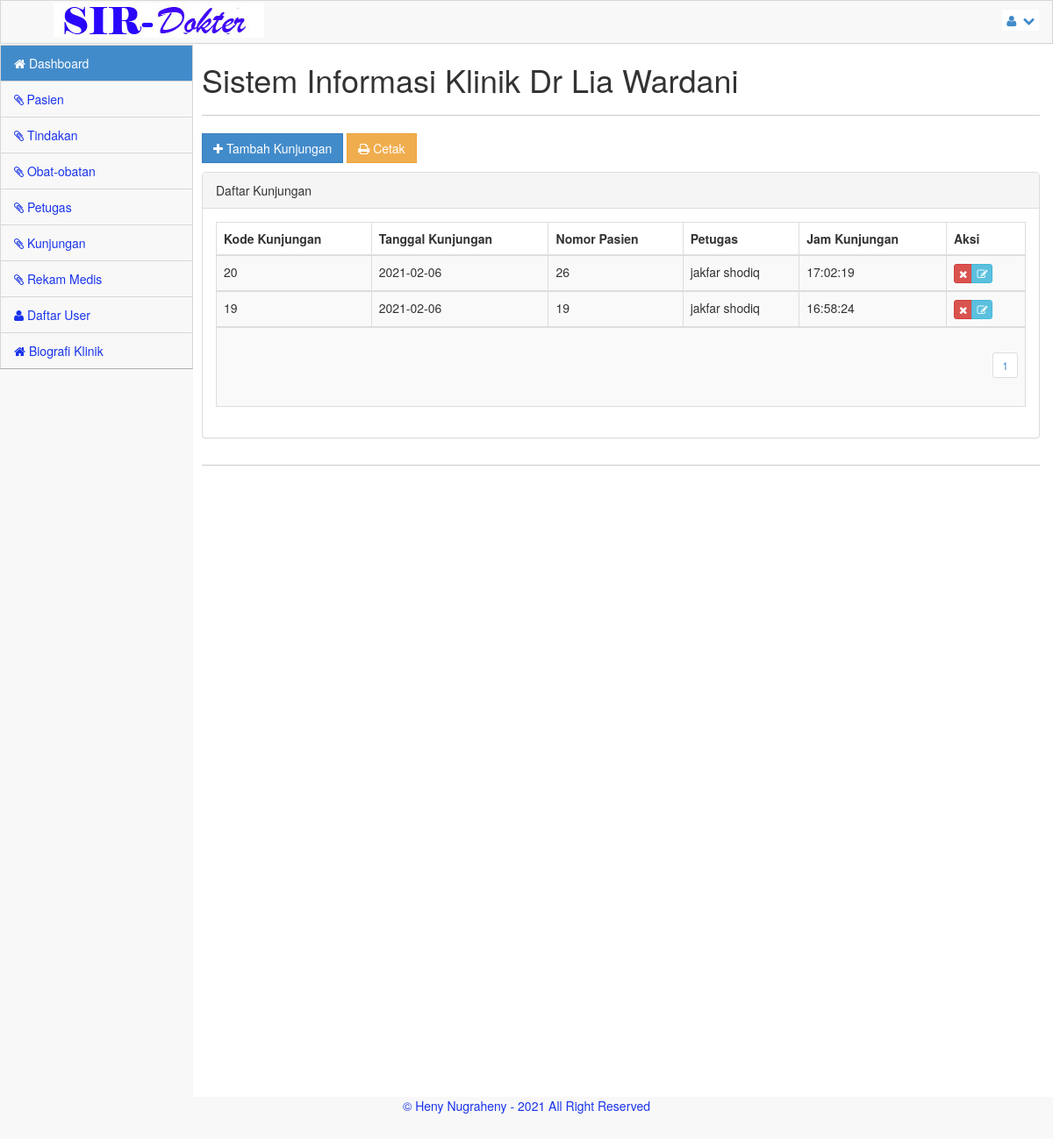
Screenshot of /admin?menu=kunjungan (signed in) with the database file from the repository.
### tables this page shows
CREATE TABLE `kunjungan` (
  `tgl_kunjungan` date NOT NULL,
  `no_pasien` int(11) NOT NULL,
  `kd_petugas` int(11) NOT NULL,
  `jam_kunjungan` time NOT NULL,
  `kd_kunjungan` int(12) NOT NULL
);

CREATE TABLE `petugas` (
  `kd_petugas` int(11) NOT NULL,
  `kd_user` int(11) NOT NULL,
  `nm_petugas` varchar(300) NOT NULL,
  `pekerjaan` varchar(50) NOT NULL,
  `sip` enum('pagi','siang','malam','') NOT NULL,
  `tmpat_lhr` varchar(300) NOT NULL,
  `no_tlp` varchar(14) NOT NULL,
  `alamat` varchar(300) NOT NULL
);

### admin/kunjungan.php (the view, shortened to what this page needs)
<?php
include_once("../library/koneksi.php");
$row = 20;
$hal = isset($_GET['hal']) ? $_GET['hal'] : 0;
$pageSql = "SELECT * FROM kunjungan";
$pageQry = mysqli_query($koneksi,$pageSql) or die ("error paging: ".mysql_error());
$jml	 = mysqli_num_rows($pageQry);
$max	 = ceil($jml/$row);
?>
<a href="?menu=kunjungan_add" class="btn btn-primary btn-rect" data-toggle="modal"><i class='icon icon-white icon-plus'></i> Tambah Kunjungan</a>
<a href="kunjungan_cetak.php" class="btn btn-warning btn-rect"><i class='icon icon-white icon-print'></i> Cetak</a><p>
<div class="panel panel-default">
	<div class="panel-heading">
		Daftar Kunjungan
	</div>
	<div class="panel-body">
		<div class="table-responsive">
			<table class="table table-striped table-bordered table-hover">
				<thead>
					<tr>
						<th>Kode Kunjungan</th>
						<th>Tanggal Kunjungan</th>
						<th>Nomor Pasien</th>
						<th>Petugas</th>
						<th>Jam Kunjungan</th>
						<th width="90">Aksi</th>
					</tr>
				</thead>
			<?php
				$kjgSql = "SELECT * FROM kunjungan, petugas WHERE kunjungan.kd_petugas=petugas.kd_petugas ORDER BY kd_kunjungan DESC LIMIT $hal, $row";
				$kjgQry = mysqli_query($koneksi, $kjgSql)  or die ("Query Kunjungan salah : ".mysql_error());
				while ($kjg = mysqli_fetch_array($kjgQry)) {
			?>
				<tbody>
					<tr>
						<td><?php echo $kjg['kd_kunjungan'];?></td>
						<td><?php echo $kjg['tgl_kunjungan'];?></td>
						<td><?php echo $kjg['no_pasien'];?></td>
						<td><?php echo $kjg['nm_petugas'];?></td>
						<td><?php echo $kjg['jam_kunjungan'];?></td>
						<td>
						  <div class='btn-group'>
						  <a href="?menu=kunjungan_del&aksi=hapus&nmr=<?php echo $kjg['kd_kunjungan']; ?>" class="btn btn-xs btn-danger tipsy-kiri-atas" title="Hapus Data Ini" onclick="return confirm('ANDA YAKIN AKAN MENGHAPUS DATA PENTING INI ... ?')"><i class="icon-remove icon-white"></i></a>
						  <a href="?menu=kunjungan_edit&aksi=edit&nmr=<?php echo $kjg['kd_kunjungan']; ?>" class="btn btn-xs btn-info tipsy-kiri-atas" title='Edit Data ini'> <i class="icon-edit icon-white"></i> </a>
						  </div>
						</td>
					</tr>
				</tbody>
			<?php } ?>
					<tr>
						<td colspan="6" align="right">
						<?php
						for($h = 1; $h <= $max; $h++){
							$list[$h] = $row*$h-$row;
							echo "<ul class='pagination pagination-sm'><li><a href='?menu=kunjungan&hal=$list[$h]'>$h</a></li></ul>";
						}
						?></td>
					</tr>
			</table>
		</div>
	</div>
</div>

### css/main.css (style rules this page uses)
@media (min-width: 768px) { html, body { height: 100%; } }
body.padTop53 { padding-top: 75px; overflow: visible; }
@media (min-width: 802px) { body.padTop53 { padding-top: 51px; } }
.btn-rect { border-radius: 0 !important; }

### css/MoneAdmin.css (style rules this page uses)
body { background-color: #f8f8f8; }

### rows the page displays
kunjungan: kd_kunjungan "20", tgl_kunjungan "2021-02-06", no_pasien "26", kd_petugas.nm_petugas "jakfar shodiq", jam_kunjungan "17:02:19"
kunjungan: kd_kunjungan "19", tgl_kunjungan "2021-02-06", no_pasien "19", kd_petugas.nm_petugas "jakfar shodiq", jam_kunjungan "16:58:24"
